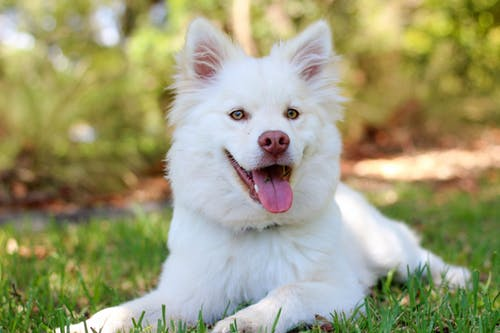
#> input picture SEM-5/REPRESENTATION LEARNING/CS17BTECH11012_HW0/img-1.jpeg, 500 x 333 px
$ python k-means.py
#> lines starting #> are read from the running program, lines starting #| are printed output that depends on the picture; long printed decimals are rounded
import numpy as np
import matplotlib.pyplot as plt
from mpl_toolkits.mplot3d import Axes3D
from PIL import Image
import pandas as pd

Clusters = {}

def assign_cluster(A, B) :
    index = np.zeros(A.shape[1])
    for j in range (A.shape[1]) :
        C = np.zeros((d,B.shape[1]))
        C = B - A[:,j:j+1]
        C = np.square(C)
        index[j] = np.argmin(np.sum(C, axis = 0))
    return index

def update_clusters(A, I, z) :
    m, n = A.shape
    clus = np.zeros((m, z))
    for i in range(z) :
        Clusters.update({'cluster-'+str(i+1) : A[:,I == i]})
        clus[:,i] = np.mean(X[:,I == i], axis = 1)
    return clus

def dis(A, B, e,i) :
    C = A - B
    C = np.square(C)
    C = np.sum(C)
    print("Error at Iteration " + str(i) + " : ", C,"\n")
    if (C > e) :
        return 1
    return 0


def k_means(X) :
    curr_clusters = X[:,:K]
    prev_clusters = np.zeros((d,K))
    Iteration = 0
    while (dis(curr_clusters,prev_clusters,E,Iteration)) :
        Clusters.clear()
        index = assign_cluster(X, curr_clusters)
        prev_clusters = curr_clusters
        curr_clusters = update_clusters(X, index, K)
        Iteration += 1
    print("final_clusters : \n",curr_clusters,"\n")
    i=0
    mu = np.zeros((d,K))
    sigma = np.zeros((K,d,d))
    for x in Clusters:
        print(x,":\n",Clusters[x],"\n")
        mu[:,i] = np.sum(Clusters[x], axis = 1)/n
        sigma[i,:,:] = np.cov(Clusters[x])
        i+=1
    return mu, sigma


case = int(input("For Image input '1' -- For Iris Data Set input '2' : "))
#> the answer given: 1

if (case == 1) :
    im = (Image.open("img-1.jpeg"))
#> im is the input picture: PIL image 500x333 RGB; mean R, G, B 158.6, 157.4, 120.4
    pixels = np.array(list(im.getdata())).T
    X = pixels
    print(X)
#> (printed output is left out)
    K = int(input("Enter the number of clusters : "))
#> the answer given: 3
    E = float(input("Enter the Threshold : "))
#> the answer given: 100
    d = X.shape[0]
#> d = 3
    n = X.shape[1]
#> n = 166500
    k_means(X)
#> in k_means, `curr_clusters = X[:,:K]`: curr_clusters = [[181, 180, 177], [181, 180, 179], [119, 118, 114]]
#> in dis, `C = A - B`: C has the same summary as curr_clusters in k_means
#> in dis, `C = np.square(C)`: C = [[32761, 32400, 31329], [32761, 32400, 32041], [14161, 13924, 12996]]
#> in dis, `C = np.sum(C)`: C = 234773
#| Error at Iteration 0 :  234773.0
#> the loop in k_means, `while (dis(curr_clusters,prev_clusters,E,Iteration)) :` made 4 passes
#> prev_clusters on pass 1: [[181, 180, 177], [181, 180, 179], [119, 118, 114]]
#| Error at Iteration 1 :  16370.526
#| Error at Iteration 2 :  943.345
#| Error at Iteration 3 :  151.296
#| Error at Iteration 4 :  61.199
#> after the loop in k_means, `while (dis(curr_clusters,prev_clusters,E,Iteration)) :`: Iteration = 4
#| final_clusters :
#|  [[203.081 173.821 109.963]
#|  [207.726 164.503 109.766]
#|  [211.711 109.161  51.220]]
#> the loop in k_means, `for x in Clusters:` made 3 passes
#> x on passes 1 to 3: 'cluster-1', 'cluster-2', 'cluster-3'
#> (printed output is left out)
#> after the loop in k_means, `for x in Clusters:`: i = 3; mu = [[66.97, 48.8, 42.83], [68.5, 46.19, 42.75], [69.82, 30.65, 19.95]]
    fig = plt.figure(1)
    ax = fig.add_subplot(111, projection='3d')
    ax.scatter(pixels[0,:],pixels[1,:],pixels[2,:])
    fig2 = plt.figure(2)
    ax2 = fig2.add_subplot(111, projection='3d')
    for x in Clusters:
        c = '#%02X%02X%02X' % (np.random.randint(0,255),np.random.randint(0,255),np.random.randint(0,255))
        ax2.scatter(Clusters[x][0,:],Clusters[x][1,:],Clusters[x][2,:],color = c)
#> this loop made 3 passes
#> (x, c) on passes 1 to 3: ('cluster-1', '#AC2F75'), ('cluster-2', '#C043FB'), ('cluster-3', '#C36709')
    plt.show()
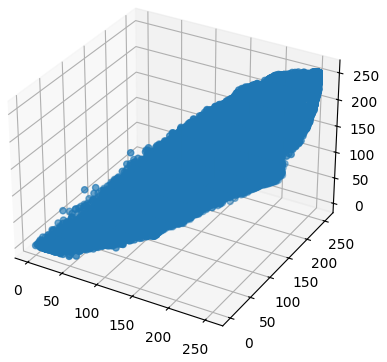
#> figure drawn by matplotlib, 1 panel
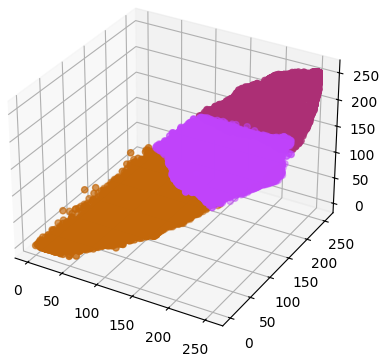
#> figure drawn by matplotlib, 1 panel


elif (case == 2) :
    dataset = pd.read_csv('iris.csv')
    X = dataset.iloc[:, [0, 1, 2, 3]].values.T
    K = int(input("Enter the number of clusters : "))
    E = float(input("Enter the Threshold : "))
    d = X.shape[0]
    n = X.shape[1]
    k_means(X)
    for name,value in Clusters.items():
        c = '#%02X%02X%02X' % (np.random.randint(0,255),np.random.randint(0,255),np.random.randint(0,255))
        plt.scatter(value[1,:],value[2,:],s = 70, color = c, label = name)
    plt.show()

$ run again, with SEM-5/REPRESENTATION LEARNING/CS17BTECH11012_HW0/img-3.png saved as SEM-5/REPRESENTATION LEARNING/CS17BTECH11012_HW0/img-1.jpeg
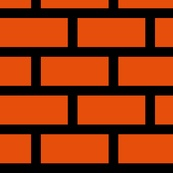
#> input picture SEM-5/REPRESENTATION LEARNING/CS17BTECH11012_HW0/img-3.png, 173 x 173 px
#> im is the input picture: PIL image 173x173 RGB; mean R, G, B 148, 50.7, 9.1
#> (printed output is left out)
#> in k_means, `curr_clusters = X[:,:K]`: curr_clusters = [[231, 231, 231], [78, 78, 78], [11, 11, 11]]
#> in dis, `C = np.square(C)`: C = [[53361, 53361, 53361], [6084, 6084, 6084], [121, 121, 121]]
#> in dis, `C = np.sum(C)`: C = 178698
#| Error at Iteration 0 :  178698.0
#> the loop in k_means, `while (dis(curr_clusters,prev_clusters,E,Iteration)) :` made 1 pass
#> (prev_clusters, m in update_clusters, n in update_clusters, curr_clusters, Iteration) on pass 1: ([[231, 231, 231], [78, 78, 78], [11, 11, 11]], 3, 29929, [[148, nan, nan], [50.69, nan, nan], [9.15, nan, nan]], 1)
#> (printed output is left out)
#> after the loop in k_means, `while (dis(curr_clusters,prev_clusters,E,Iteration)) :`: Iteration = 1
#| final_clusters :
#|  [[147.964          nan          nan]
#|  [ 50.691          nan          nan]
#|  [  9.146          nan          nan]]
#> the loop in k_means, `for x in Clusters:` made 3 passes
#> x on passes 1 to 3: 'cluster-1', 'cluster-2', 'cluster-3'
#> (printed output is left out)
#> after the loop in k_means, `for x in Clusters:`: i = 3; mu = [[148, 0, 0], [50.69, 0, 0], [9.15, 0, 0]]
#> the loop `for x in Clusters:` made 3 passes
#> (x, c) on passes 1 to 3: ('cluster-1', '#AC2F75'), ('cluster-2', '#C043FB'), ('cluster-3', '#C36709')
#> `plt.show()`:
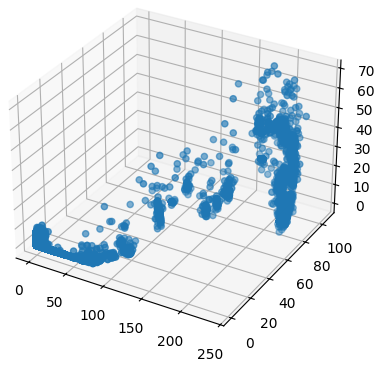
#> figure drawn by matplotlib, 1 panel
#> `plt.show()`:
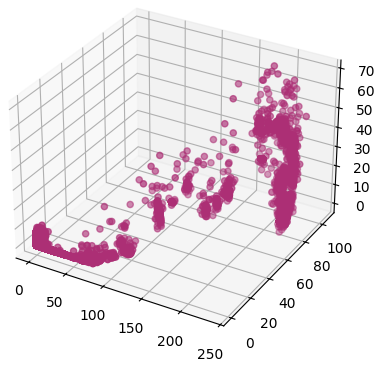
#> figure drawn by matplotlib, 1 panel
